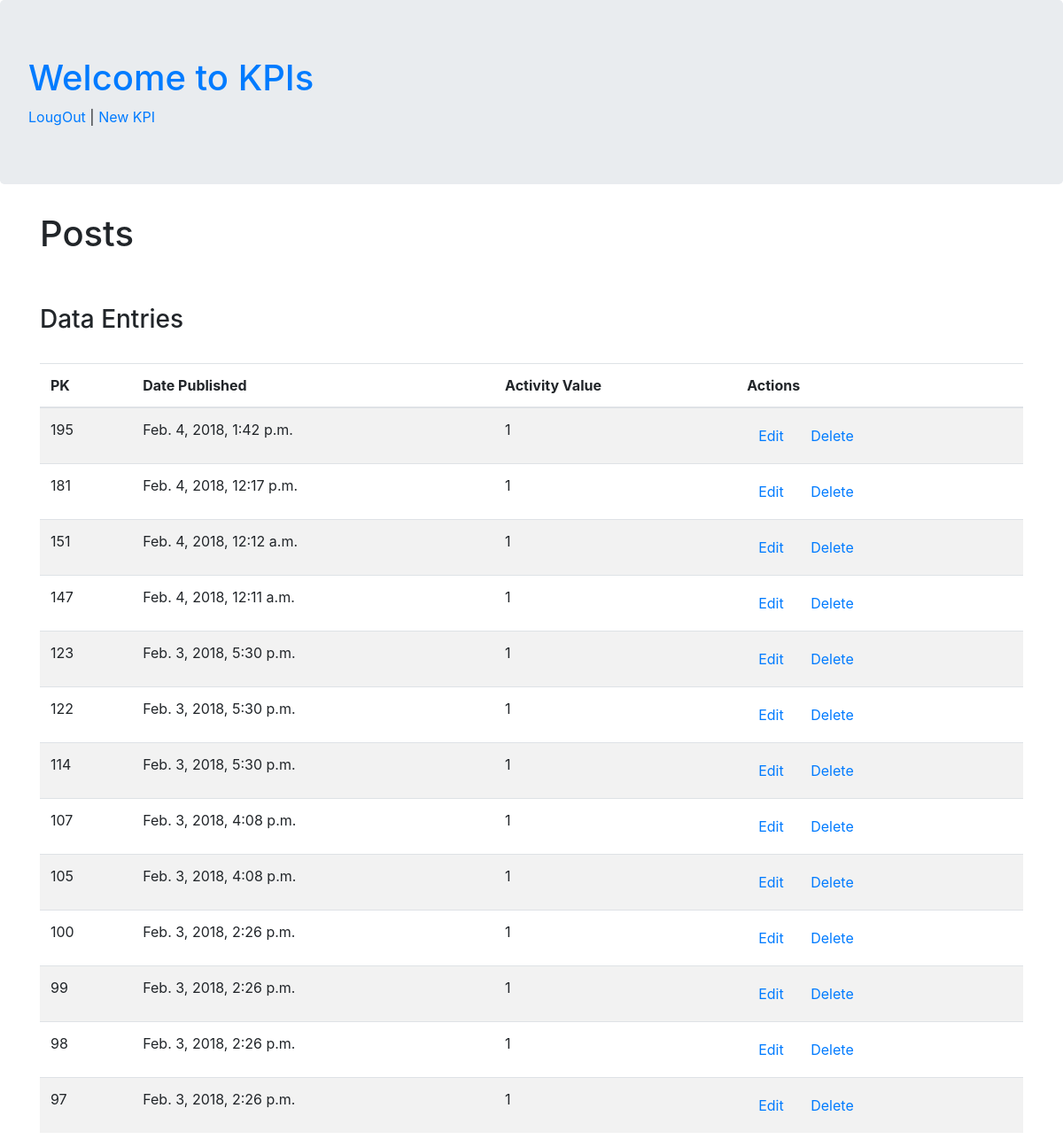
The page /kpis/5/ (signed in) on the database its author committed.
### kpis/models.py (models this page shows, shortened)
class KPI(models.Model):
	author = models.ForeignKey('auth.User', on_delete = models.CASCADE)
	title = models.CharField(max_length = 200)
	date_created = models.DateTimeField(default = timezone.now)
	units = models.CharField(max_length = 20)
	DAILY = 'DY'
	WEEKLY = 'WK'
	MONTHLY = 'MH'
	YEARLY = 'YR'
	periodicity_choices = {
		(DAILY, 'Daily'),
		(WEEKLY, 'Weekly'),
		(MONTHLY, 'Monthly'),
		(YEARLY, 'Yearly'),
	}
	periodicity = models.CharField(
		max_length = 2,
		choices = periodicity_choices,
		default = DAILY,
		)
	RED = 'RD'
	GREEN = 'GR'
	BLUE = 'BL'
	group_choices = (
		(RED, 'Red'),
		(GREEN, 'Green'),
		(BLUE, 'Blue'),
	)
	group = models.CharField(
		max_length = 2,
		choices = group_choices,
		default = BLUE,
	)

class Activity(models.Model):
	activity_value = models.IntegerField(default = 1) # possibly default = 1,
	kpi = models.ForeignKey(KPI, on_delete = models.CASCADE, parent_link = True)
	datetime_logged = models.DateTimeField(default = timezone.now)

### kpis/views.py (the view)
# urls.py: path('kpis/<int:pk>/', views.kpi_detail, name = 'kpi_detail'),
@login_required
def kpi_detail(request, pk):
	kpi = get_object_or_404(KPI, pk = pk)
	activity_list = Activity.objects.filter(kpi_id = kpi.id).order_by('-datetime_logged')
	context = {
		'kpi' : kpi,
		'activity_list' : activity_list
	}
	return render(request, 'kpis/kpi_detail.html', context)

### kpis/templates/kpis/kpi_detail.html
{% extends 'kpis/base.html' %}
{% block content %}
<h1>{{ kpi.title }}</h1>
<br>
<br>
<h3>Data Entries</h3>
<br>
<div class="table-responsive">
	<table class="table table-striped">
		<thead>
			<tr>
				<th>PK</th>
				<th>Date Published</th>
				<th>Activity Value</th>
				<th>Actions</th>
			</tr>
		</thead>
		<tbody>
			{% for activity in activity_list %}
				<tr>
					<td>{{ activity.pk }}</td>
					<td>{{ activity.datetime_logged }}</td>
					<td>{{ activity.activity_value }}</td>
					<td><a href="" class="btn btn-default">Edit</a>
						<a href="" class="btn btn-default">Delete</a></td>
				</tr>
			{% endfor %}
		</tbody>
	</table>
</div>
{% endblock %}

### rows shown on the page
KPI: title "Posts"
Activity: pk "195", datetime_logged "Feb. 4, 2018, 1:42 p.m.", activity_value "1"
Activity: pk "181", datetime_logged "Feb. 4, 2018, 12:17 p.m.", activity_value "1"
Activity: pk "151", datetime_logged "Feb. 4, 2018, 12:12 a.m.", activity_value "1"
Activity: pk "147", datetime_logged "Feb. 4, 2018, 12:11 a.m.", activity_value "1"
Activity: pk "123", datetime_logged "Feb. 3, 2018, 5:30 p.m.", activity_value "1"
Activity: pk "122", datetime_logged "Feb. 3, 2018, 5:30 p.m.", activity_value "1"
Activity: pk "114", datetime_logged "Feb. 3, 2018, 5:30 p.m.", activity_value "1"
Activity: pk "107", datetime_logged "Feb. 3, 2018, 4:08 p.m.", activity_value "1"
Activity: pk "105", datetime_logged "Feb. 3, 2018, 4:08 p.m.", activity_value "1"
Activity: pk "100", datetime_logged "Feb. 3, 2018, 2:26 p.m.", activity_value "1"
Activity: pk "99", datetime_logged "Feb. 3, 2018, 2:26 p.m.", activity_value "1"
Activity: pk "98", datetime_logged "Feb. 3, 2018, 2:26 p.m.", activity_value "1"
Activity: pk "97", datetime_logged "Feb. 3, 2018, 2:26 p.m.", activity_value "1"
